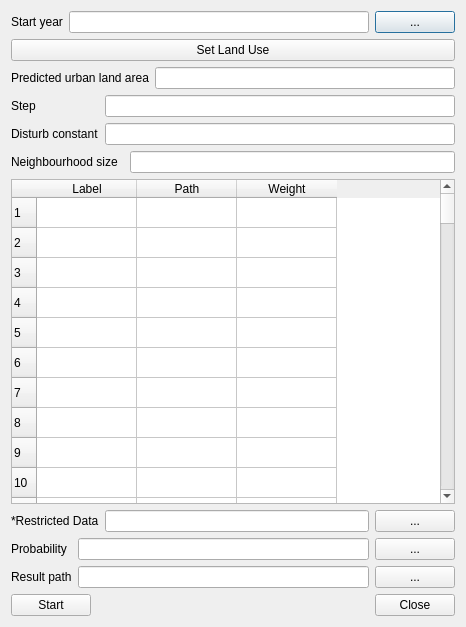
<?xml version="1.0" encoding="UTF-8"?>
<ui version="4.0">
 <class>Dialog</class>
 <widget class="QDialog" name="Dialog">
  <property name="geometry">
   <rect>
    <x>0</x>
    <y>0</y>
    <width>466</width>
    <height>627</height>
   </rect>
  </property>
  <property name="windowTitle">
   <string>Dialog</string>
  </property>
  <property name="windowIcon">
   <iconset>
    <normaloff>res/logo.ico</normaloff>res/logo.ico</iconset>
  </property>
  <layout class="QGridLayout" name="gridLayout_4">
   <item row="0" column="0">
    <layout class="QGridLayout" name="gridLayout">
     <item row="0" column="2">
      <widget class="QPushButton" name="pushButton">
       <property name="text">
        <string>...</string>
       </property>
      </widget>
     </item>
     <item row="0" column="1">
      <widget class="QLineEdit" name="lineEdit"/>
     </item>
     <item row="0" column="0">
      <widget class="QLabel" name="label">
       <property name="text">
        <string>Start year</string>
       </property>
      </widget>
     </item>
    </layout>
   </item>
   <item row="1" column="0">
    <widget class="QPushButton" name="pushButton_8">
     <property name="text">
      <string>Set Land Use</string>
     </property>
    </widget>
   </item>
   <item row="2" column="0">
    <layout class="QGridLayout" name="gridLayout_3">
     <item row="0" column="0" colspan="3">
      <widget class="QLabel" name="label_8">
       <property name="text">
        <string>Predicted urban land area</string>
       </property>
      </widget>
     </item>
     <item row="0" column="3">
      <widget class="QLineEdit" name="lineEdit_2"/>
     </item>
     <item row="1" column="0">
      <widget class="QLabel" name="label_10">
       <property name="text">
        <string>Step</string>
       </property>
      </widget>
     </item>
     <item row="1" column="1" colspan="3">
      <widget class="QLineEdit" name="lineEdit_10"/>
     </item>
     <item row="2" column="0">
      <widget class="QLabel" name="label_11">
       <property name="text">
        <string>Disturb constant</string>
       </property>
      </widget>
     </item>
     <item row="2" column="1" colspan="3">
      <widget class="QLineEdit" name="lineEdit_11"/>
     </item>
     <item row="3" column="0" colspan="2">
      <widget class="QLabel" name="label_12">
       <property name="text">
        <string>Neighbourhood size</string>
       </property>
      </widget>
     </item>
     <item row="3" column="2" colspan="2">
      <widget class="QLineEdit" name="lineEdit_12"/>
     </item>
    </layout>
   </item>
   <item row="3" column="0">
    <widget class="QTableWidget" name="tableWidget">
     <property name="rowCount">
      <number>100</number>
     </property>
     <property name="columnCount">
      <number>3</number>
     </property>
     <row/>
     <row/>
     <row/>
     <row/>
     <row/>
     <row/>
     <row/>
     <row/>
     <row/>
     <row/>
     <row/>
     <row/>
     <row/>
     <row/>
     <row/>
     <row/>
     <row/>
     <row/>
     <row/>
     <row/>
     <row/>
     <row/>
     <row/>
     <row/>
     <row/>
     <row/>
     <row/>
     <row/>
     <row/>
     <row/>
     <row/>
     <row/>
     <row/>
     <row/>
     <row/>
     <row/>
     <row/>
     <row/>
     <row/>
     <row/>
     <row/>
     <row/>
     <row/>
     <row/>
     <row/>
     <row/>
     <row/>
     <row/>
     <row/>
     <row/>
     <row/>
     <row/>
     <row/>
     <row/>
     <row/>
     <row/>
     <row/>
     <row/>
     <row/>
     <row/>
     <row/>
     <row/>
     <row/>
     <row/>
     <row/>
     <row/>
     <row/>
     <row/>
     <row/>
     <row/>
     <row/>
     <row/>
     <row/>
     <row/>
     <row/>
     <row/>
     <row/>
     <row/>
     <row/>
     <row/>
     <row/>
     <row/>
     <row/>
     <row/>
     <row/>
     <row/>
     <row/>
     <row/>
     <row/>
     <row/>
     <row/>
     <row/>
     <row/>
     <row/>
     <row/>
     <row/>
     <row/>
     <row/>
     <row/>
     <row/>
     <column>
      <property name="text">
       <string>Label</string>
      </property>
     </column>
     <column>
      <property name="text">
       <string>Path</string>
      </property>
     </column>
     <column>
      <property name="text">
       <string>Weight</string>
      </property>
     </column>
    </widget>
   </item>
   <item row="4" column="0">
    <layout class="QHBoxLayout" name="horizontalLayout_2">
     <item>
      <widget class="QLabel" name="label_5">
       <property name="text">
        <string>*Restricted Data</string>
       </property>
      </widget>
     </item>
     <item>
      <widget class="QLineEdit" name="lineEdit_5"/>
     </item>
     <item>
      <widget class="QPushButton" name="pushButton_5">
       <property name="text">
        <string>...</string>
       </property>
      </widget>
     </item>
    </layout>
   </item>
   <item row="5" column="0">
    <layout class="QGridLayout" name="gridLayout_2">
     <item row="0" column="2">
      <widget class="QPushButton" name="pushButton_10">
       <property name="text">
        <string>...</string>
       </property>
      </widget>
     </item>
     <item row="0" column="1">
      <widget class="QLineEdit" name="lineEdit_7"/>
     </item>
     <item row="0" column="0">
      <widget class="QLabel" name="label_7">
       <property name="text">
        <string>Probability</string>
       </property>
      </widget>
     </item>
     <item row="2" column="2">
      <widget class="QPushButton" name="pushButton_12">
       <property name="text">
        <string>...</string>
       </property>
      </widget>
     </item>
     <item row="2" column="1">
      <widget class="QLineEdit" name="lineEdit_9"/>
     </item>
     <item row="2" column="0">
      <widget class="QLabel" name="label_9">
       <property name="text">
        <string>Result path</string>
       </property>
      </widget>
     </item>
    </layout>
   </item>
   <item row="6" column="0">
    <layout class="QHBoxLayout" name="horizontalLayout_3">
     <item>
      <widget class="QPushButton" name="pushButton_6">
       <property name="text">
        <string>Start</string>
       </property>
      </widget>
     </item>
     <item>
      <spacer name="horizontalSpacer">
       <property name="orientation">
        <enum>Qt::Horizontal</enum>
       </property>
       <property name="sizeHint" stdset="0">
        <size>
         <width>40</width>
         <height>20</height>
        </size>
       </property>
      </spacer>
     </item>
     <item>
      <widget class="QPushButton" name="pushButton_7">
       <property name="text">
        <string>Close</string>
       </property>
      </widget>
     </item>
    </layout>
   </item>
  </layout>
 </widget>
 <resources/>
 <connections/>
</ui>
